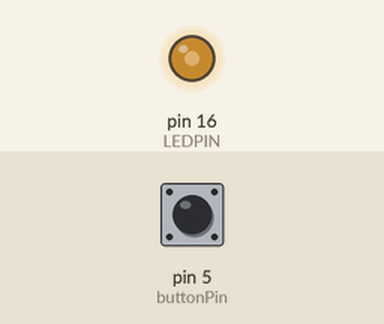
Simulated run of this sketch. Board: Arduino Uno, built with avr-gcc and run on an emulated ATmega328P. Parts: output pins drawn as LEDs (lit = HIGH). The inputs (shaded band) are chosen by the test bench; at power-on: pin 5 (buttonPin) HIGH. What the sketch prints to the serial monitor is not drawn.

Above: at 0.2 s.
Timing chart, 0 to 1.7 s (numbered marks = the images above):
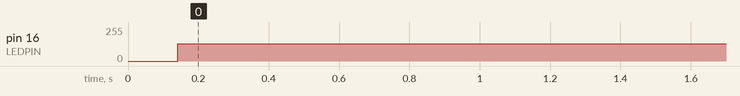

The sketch:

Button_test.ino
```cpp
#define LEDPIN 16
#define buttonPin 5
void setup() {
  // put your setup code here, to run once:
  Serial.begin(115200);
  pinMode(buttonPin,INPUT);
  pinMode(LEDPIN, OUTPUT);
  delay(100);
  Serial.println("Started");
}
int loop_count = 0;
void loop() {
  // put your main code here, to run repeatedly:
  if (digitalRead(buttonPin) == LOW){
    Serial.println(0);
  }
  else if (digitalRead(buttonPin) == HIGH) {
    Serial.println(1);
  }
  ledBlink();

}

void ledBlink(){
  if (loop_count % 2 == 0)
  {
    digitalWrite(LEDPIN, HIGH);
  }
  else
  {
    digitalWrite(LEDPIN, LOW);
  }
  loop_count++;
}
```

Measured:
- by itself, pin 16 (LEDPIN): 0/255 → 128/255 at 0.14 s
